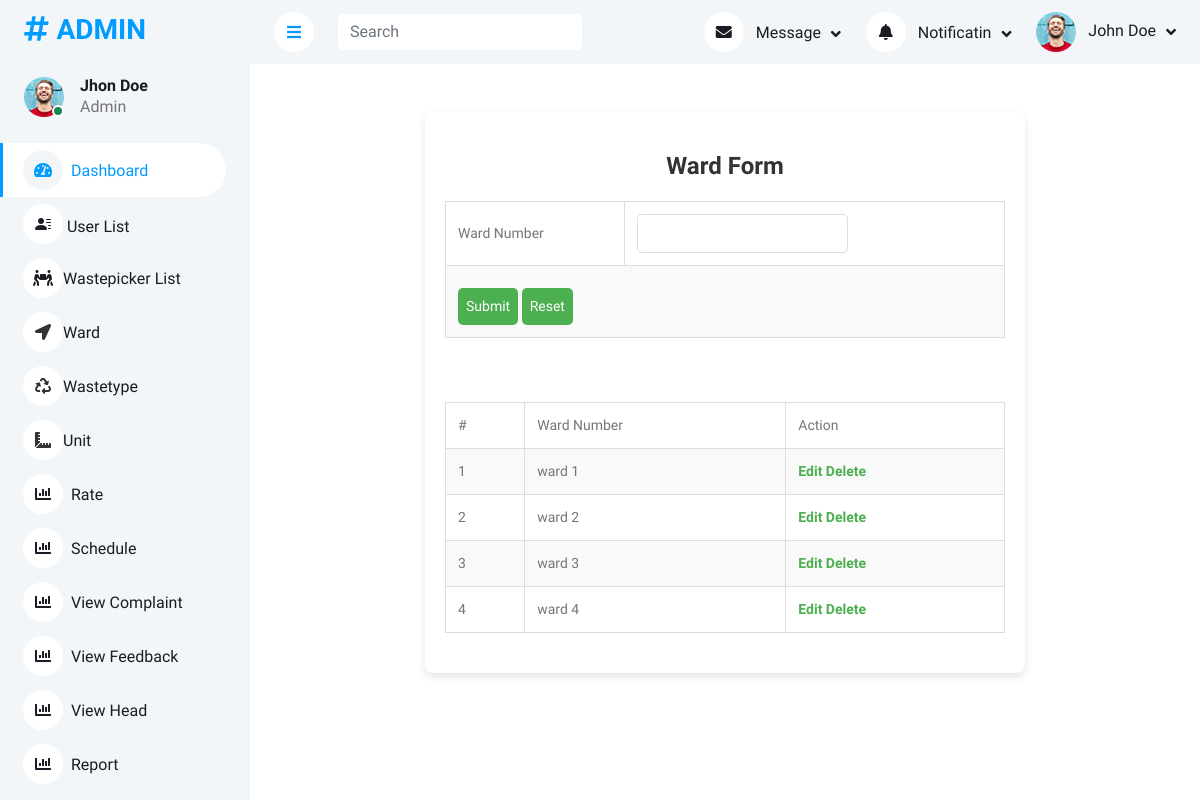
Screenshot of /Admin/Ward.php with the database file from the repository.
### tables this page shows
CREATE TABLE IF NOT EXISTS `tbl_ward` (
  `ward_id` int(11) NOT NULL AUTO_INCREMENT,
  `ward_no` varchar(20) NOT NULL,
  PRIMARY KEY (`ward_id`)
);

### Admin/Ward.php (the view, shortened to what this page needs)
<?php
include("Head.php");
$eid = $eno = "";
?>
<!DOCTYPE html>
<html>
<head>
</head>
<body>
<br /> <br />
<form id="form1" name="form1" method="post" action="" class="form">
    <h1 align="center">Ward Form</h1>
    <table align="center" border="1">
        <tr>
            <td>Ward Number</td>
            <td>
                <input type="text" required name="txtwardnumber" id="txtwardnumber" value="<?php echo $eno ?>" />
            </td>
        </tr>
        <tr>
            <td colspan="2" align="center">
                <input type="submit" name="btnsubmit" id="btnsubmit" value="Submit" />
                <input type="reset" name="btnreset" id="btnreset" value="Reset" />
            </td>
        </tr>
    </table>
   <table align="center" border="1">
    <tr>
        <td>#</td>
        <td>Ward Number</td>
        <td>Action</td>
    </tr>
    <?php
    $i = 0;
    $sel = "SELECT * FROM tbl_ward";
    $result = mysql_query($sel);
    while ($data = mysql_fetch_array($result)) {
        $i++;
    ?>
    <tr>
        <td><?php echo $i ?></td>
        <td><?php echo $data["ward_no"] ?></td>
        <td>
            <a href="Ward.php?eid=<?php echo $data["ward_id"] ?>" class="a">Edit</a>
            <a href="Ward.php?did=<?php echo $data["ward_id"] ?>" class="a">Delete</a>
        </td>
    </tr>
    <?php } ?>
</table>
</form>
<br /> <br />
</body>
</html>
<?php include("Foot.php"); ?>

### Assest/Templates/Admin/css/style.css (style rules this page uses)
:root { --primary: #009CFF; --light: #F3F6F9; --dark: #191C24; }

### Admin/Ward.php (style rules this page uses)
h1 { text-align: center; font-size: 24px; color: #333; margin-top: 20px; }
.form { max-width: 600px; margin: 0 auto; padding: 20px; background-color: #fff; box-shadow: 0 4px 8px rgba(0, 0, 0, 0.1); border-radius: 8px; }
table { width: 100%; margin: 20px auto; border-collapse: collapse; }
table, th, td { border: 1px solid #ddd; }
th, td { padding: 12px; text-align: left; font-size: 14px; }
tr:nth-child(even) { background-color: #f9f9f9; }
input[type="text"], input[type="submit"], input[type="reset"] { padding: 8px; font-size: 14px; border: 1px solid #ddd; border-radius: 5px; }
input[type="submit"], input[type="reset"] { background-color: #4CAF50; color: white; cursor: pointer; border: none; transition: 0.3s; margin-top: 10px; }
.a { text-decoration: none; color: #4CAF50; font-weight: bold; }

### rows the page displays
tbl_ward: ward_no "ward 1"
tbl_ward: ward_no "ward 2"
tbl_ward: ward_no "ward 3"
tbl_ward: ward_no "ward 4"
